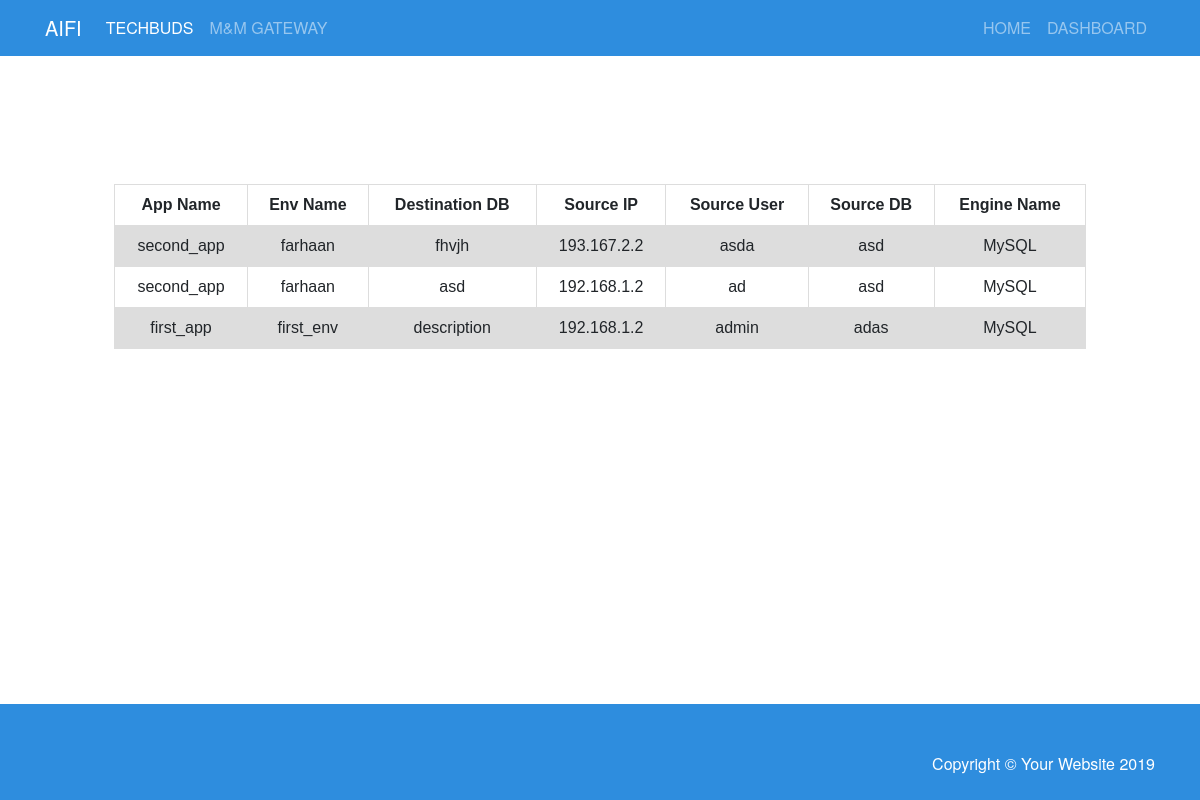
Before: /aws/managemigrations/ with the older database file.
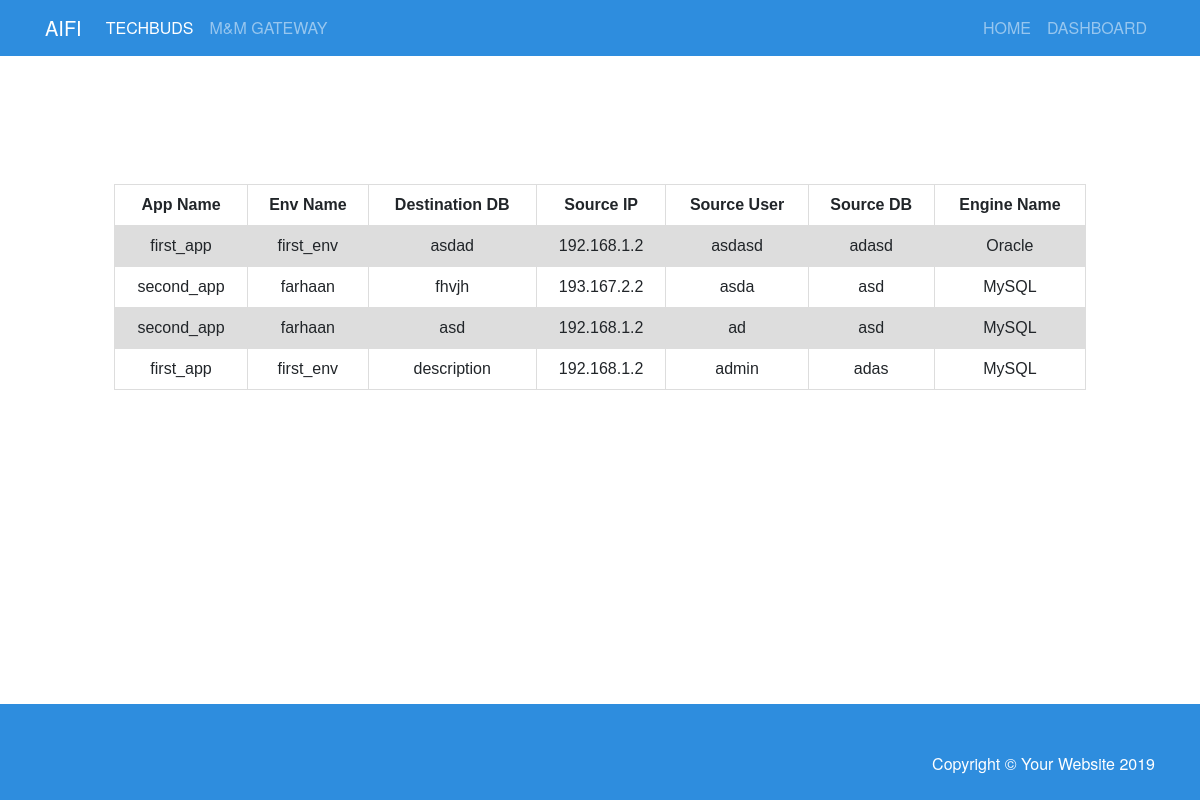
After: the same page with the newer database file.
### aws/models.py (models this page shows)
class CreateMigrations(db.Model):
    ENGINE_NAMES = [('MySQL', 'MySQL'),
                    ('Oracle', 'Oracle')]
    app_name = db.ForeignKey(AppsDescription, on_delete=db.CASCADE)
    env_name = db.ForeignKey(InfraServiceInfo, on_delete=db.CASCADE)
    destination_db = db.CharField(max_length=1000, blank=True)
    source_ip = db.GenericIPAddressField(default='192.168.1.2')
    source_username = db.CharField(max_length=1000)
    source_password = db.CharField(max_length=1000)
    source_db = db.CharField(max_length=1000)
    engine_name = db.CharField(choices=ENGINE_NAMES, max_length=1000, blank=True)

class AppsDescription(db.Model):
    SERVER_CHOICES = []
    CHOICES = [("yes", "YES"),
               ("no", "NO")]
    OPTIONS = list()
    name = db.CharField(max_length=256, unique=True)
    description = db.TextField()
    plan_to_migrate = db.CharField(choices=CHOICES, max_length=256)
    server_names = db.TextField(null=True)
    create_app_response = db.TextField(null=True)
    def __str__(self):
        return self.name

class InfraServiceInfo(db.Model):
    AppsDescription_names = AppsDescription.objects.all()
    ins_choice = StaticData.objects.all()
    ins_choices = StaticData2.objects.all()
    DESC_CHOICES = list()
    for i in ins_choices:
        global INS_CHOICES, INS_TYPE
        INS_CHOICES = i.instance_number
        INS_TYPE = i.instance_type
    stack_choice = []
    for i in ins_choice:
        global STACK_CHOICE
        stack_choice.append(i.stack)
    VIEW_APP_CHOICES = list()
    VIEW_DESC_CHOICES = list()
    VIEW_NO_INS_CHOICES = []
    VIEW_STACK_CHOICES = []
    VIEW_INS_TYPE = []
    for app_names in AppsDescription_names:
        VIEW_APP_CHOICES.append(('{}'.format(app_names.name), '{}'.format(app_names.name)), )
    for app_names in INS_CHOICES:
        VIEW_NO_INS_CHOICES.append(("{}".format(app_names), "{}".format(app_names)))
    for app_names in stack_choice:
        VIEW_STACK_CHOICES.append(("{}".format(app_names), "{}".format(app_names)))
    for app_names in INS_TYPE:
        VIEW_INS_TYPE.append(("{}".format(app_names), "{}".format(app_names)))
    app_name = db.ForeignKey(AppsDescription, on_delete=db.CASCADE)
    env_name = db.CharField(max_length=1000, unique=True)
    stack = db.CharField(choices=VIEW_STACK_CHOICES, max_length=1000)
    description = db.CharField(max_length=1000, blank=True)
    no_of_instance = db.CharField(choices=VIEW_NO_INS_CHOICES, max_length=256)
    instance_type = db.CharField(choices=VIEW_INS_TYPE, max_length=256)
    ssh_location = db.GenericIPAddressField(default='192.168.1.2')
    app_id = db.CharField(max_length=1000, null=True)
    output_json_status = db.CharField(max_length=10000, blank=True, default="In Progress")
    def __str__(self):
        return self.env_name

### aws/views.py (the view)
# urls.py: path('managemigrations/', views.managemigrations, name="managemigrations"),
def managemigrations(request):
    resp = CreateMigrations.objects.order_by("-id")
    return render(request, "managemigrations.html", {"migrate": resp})

### templates/managemigrations.html
{% extends "base.html" %}
{% block content %}
<p>&nbsp;</p>
<p>&nbsp;</p>
<div class="server_table">
  <table>
    <tr>
      <th style="text-align:center">App Name</th>
      <th style="text-align:center">Env Name</th>
      <th style="text-align:center">Destination DB</th>
      <th style="text-align:center">Source IP</th>
      <th style="text-align:center">Source User</th>
      <th style="text-align:center">Source DB</th>
      <th style="text-align:center">Engine Name</th>
    </tr>
    {% for app in migrate %}
    <tr>
      <td style="text-align:center">{{ app.app_name }}</td>
      <td style="text-align:center">{{ app.env_name }}</td>
      <td style="text-align:center">{{ app.destination_db }}</td>
      <td style="text-align:center">{{ app.source_ip }}</td>
      <td style="text-align:center">{{ app.source_username }}</td>
      <td style="text-align:center">{{ app.source_db }}</td>
      <td style="text-align:center">{{ app.engine_name }}</td>
      </tr>
    {% endfor %}
  </table>
</div>
{% endblock %}

Changed rows visible on the page:
added CreateMigrations: app_name "first_app", env_name "first_env", destination_db "asdad", source_ip "192.168.1.2", source_username "asdasd", source_db "adasd", engine_name "Oracle"
